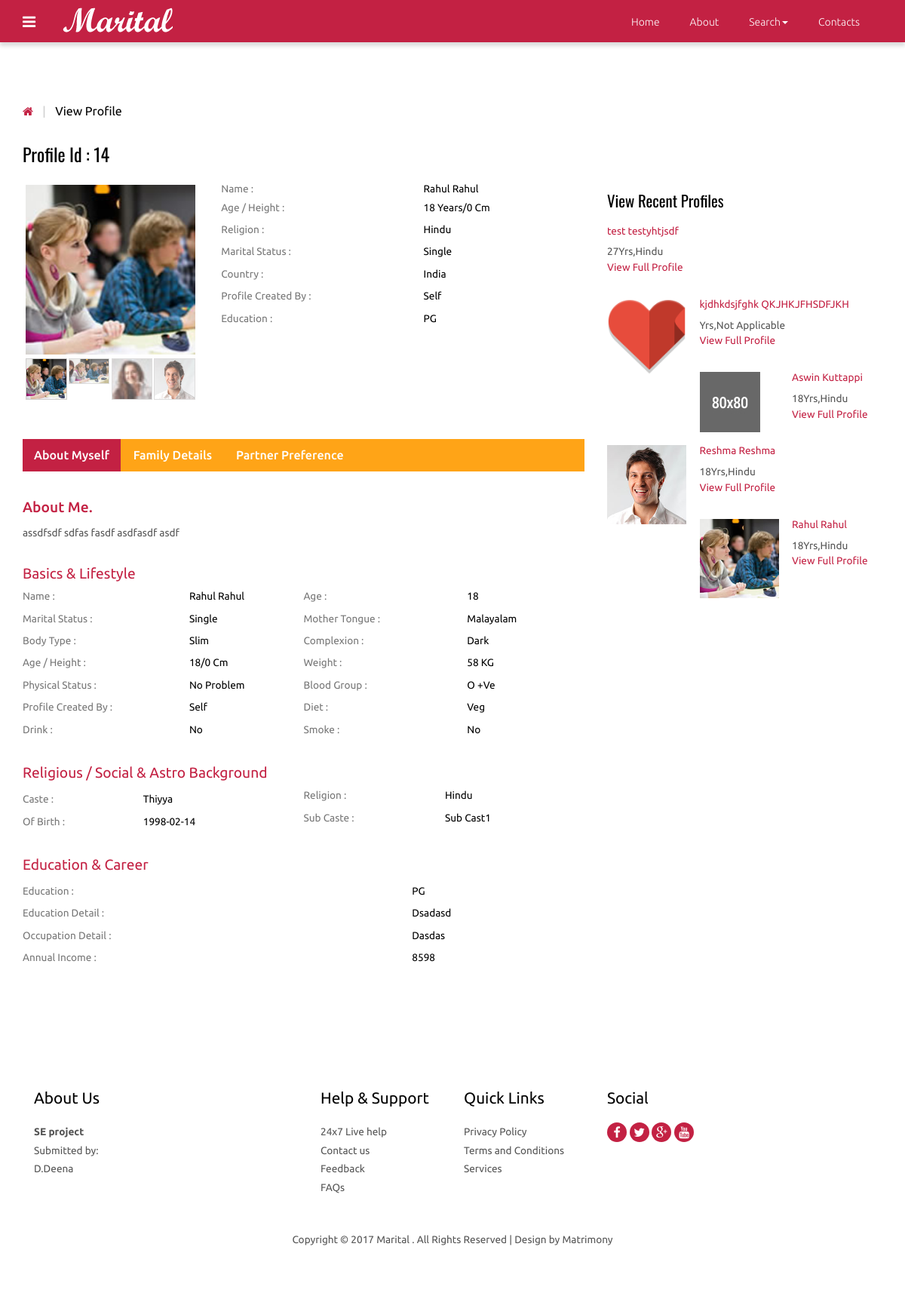
/view_profile.php?id=14, run on the app's committed database.
### tables this page shows
CREATE TABLE IF NOT EXISTS `photos` (
`id` int(10) NOT NULL,
  `cust_id` int(10) NOT NULL,
  `pic1` varchar(25) NOT NULL,
  `pic2` varchar(40) NOT NULL,
  `pic3` varchar(40) NOT NULL,
  `pic4` varchar(40) NOT NULL
);

CREATE TABLE IF NOT EXISTS `customer` (
`id` int(10) NOT NULL,
  `cust_id` int(5) NOT NULL,
  `email` varchar(60) NOT NULL,
  `age` varchar(10) NOT NULL,
  `height` int(10) NOT NULL,
  `sex` varchar(6) NOT NULL,
  `religion` varchar(20) NOT NULL,
  `caste` varchar(20) NOT NULL,
  `subcaste` varchar(20) NOT NULL,
  `district` varchar(20) NOT NULL,
  `state` varchar(20) NOT NULL,
  `country` varchar(10) NOT NULL,
  `maritalstatus` varchar(20) NOT NULL,
  `profilecreatedby` varchar(20) NOT NULL,
  `education` text NOT NULL,
  `education_sub` text NOT NULL,
  `firstname` text NOT NULL,
  `lastname` text NOT NULL,
  `body_type` text NOT NULL,
  `physical_status` text NOT NULL,
  `drink` varchar(8) NOT NULL,
  `mothertounge` text NOT NULL,
  `colour` varchar(20) NOT NULL,
  `weight` int(5) NOT NULL,
  `blood_group` varchar(5) NOT NULL,
  `diet` varchar(8) NOT NULL,
  `smoke` varchar(8) NOT NULL,
  `dateofbirth` date NOT NULL,
  `occupation` text NOT NULL,
  `occupation_descr` text NOT NULL,
  `annual_income` varchar(20) NOT NULL,
  `fathers_occupation` varchar(20) NOT NULL,
  `mothers_occupation` varchar(20) NOT NULL,
  `no_bro` int(5) NOT NULL,
  `no_sis` int(5) NOT NULL,
  `aboutme` text NOT NULL,
  `profilecreationdate` date NOT NULL
);

### functions.php (called while the page is built, shortened)
<?php
function mysqlexec($sql){
	$host="localhost";
	$username="root";
	$password="";
	$db_name="matrimony";
	$conn=mysqli_connect("$host", "$username", "$password")or die("cannot connect");
	mysqli_select_db($conn,"$db_name")or die("cannot select DB");
	if($result = mysqli_query($conn, $sql)){
		return $result;
	}
	else{
		echo mysqli_error($conn);
	}
}
?>

### view_profile.php (the view, shortened to what this page needs)
<?php include_once("functions.php"); ?>
<?php $id=$_GET['id'];
$profileid=$id;
$sql="SELECT * FROM customer WHERE cust_id = $id";
$result = mysqlexec($sql);
if($result){
$row=mysqli_fetch_assoc($result);
	$fname=$row['firstname'];
	$lname=$row['lastname'];
	$dob=$row['dateofbirth'];
	$religion=$row['religion'];
	$caste = $row['caste'];
	$subcaste=$row['subcaste'];
	$country = $row['country'];
	$age=$row['age'];
	$maritalstatus=$row['maritalstatus'];
	$profileby=$row['profilecreatedby'];
	$education=$row['education'];
	$edudescr=$row['education_sub'];
	$bodytype=$row['body_type'];
	$physicalstatus=$row['physical_status'];
	$drink=$row['drink'];
	$smoke=$row['smoke'];
	$mothertounge=$row['mothertounge'];
	$bloodgroup=$row['blood_group'];
	$weight=$row['weight'];
	$height=$row['height'];
	$colour=$row['colour'];
	$diet=$row['diet'];
	$occupationdescr=$row['occupation_descr'];
	$income=$row['annual_income'];
	$aboutme=$row['aboutme'];
	$pic1="";
$sql2="SELECT * FROM photos WHERE cust_id = $profileid";
$result2 = mysqlexec($sql2);
if($result2){
	$row2=mysqli_fetch_array($result2);
	$pic1=$row2['pic1'];
}
}else{
	echo "<script>alert(\"Invalid Profile ID\")</script>";
}
?>
<!DOCTYPE HTML>
<html>
<head>
<link href="css/bootstrap-3.1.1.min.css" rel='stylesheet' type='text/css' />
<link href="css/style.css" rel='stylesheet' type='text/css' />
<link href="css/font-awesome.css" rel="stylesheet">
</head>
<body>
 <?php include_once("includes/navigation.php");?>
<div class="grid_3">
  <div class="container">
   <div class="breadcrumb1">
     <ul>
        <a href="index.php"><i class="fa fa-home home_1"></i></a>
        <span class="divider">&nbsp;|&nbsp;</span>
        <li class="current-page">View Profile</li>
     </ul>
   </div>
   <div class="profile">
   	 <div class="col-md-8 profile_left">
   	 	<h2>Profile Id : <?php echo $profileid;?></h2>
   	 	<div class="col_3">
   	        <div class="col-sm-4 row_2">
				<div class="flexslider">
					 <ul class="slides">
						<li data-thumb="profile/<?php echo $profileid;?>/<?php echo $pic1;?>">
							<img src="profile/<?php echo $profileid;?>/<?php echo $pic1;?>" />
						</li>
					 </ul>
				  </div>
			</div>
			<div class="col-sm-8 row_1">
				<table class="table_working_hours">
		        	<tbody>
		        		<tr class="opened_1">
							<td class="day_label">Name :</td>
							<td class="day_value"><?php echo $fname . " " .$lname; ?></td>
						</tr><tr class="opened_1">
							<td class="day_label">Age / Height :</td>
							<td class="day_value"><?php echo $age . " Years"; ?>/<?php echo $height . " Cm";?> </td>
						</tr>
					  	<tr class="opened">
							<td class="day_label">Religion :</td>
							<td class="day_value"><?php echo $religion;?></td>
						</tr>
					    <tr class="opened">
							<td class="day_label">Marital Status :</td>
							<td class="day_value"><?php echo $maritalstatus;?></td>
						</tr>
					    <tr class="opened">
							<td class="day_label">Country :</td>
							<td class="day_value"><?php echo $country;?></td>
						</tr>
					    <tr class="closed">
							<td class="day_label">Profile Created by :</td>
							<td class="day_value closed"><span><?php echo $profileby;?></span></td>
						</tr>
					    <tr class="closed">
							<td class="day_label">Education :</td>
							<td class="day_value closed"><span><?php echo $education;?></span></td>
						</tr>
				    </tbody>
				</table>
				</div>
			<div class="clearfix"> </div>
		</div>
		<div class="col_4">
		    <div class="bs-example bs-example-tabs" role="tabpanel" data-example-id="togglable-tabs">
			   <ul id="myTab" class="nav nav-tabs nav-tabs1" role="tablist">
				  <li role="presentation" class="active"><a href="#home" id="home-tab" role="tab" data-toggle="tab" aria-controls="home" aria-expanded="true">About Myself</a></li>
				  <li role="presentation"><a href="#profile" role="tab" id="profile-tab" data-toggle="tab" aria-controls="profile">Family Details</a></li>
				  <li role="presentation"><a href="#profile1" role="tab" id="profile-tab1" data-toggle="tab" aria-controls="profile1">Partner Preference</a></li>
			   </ul>
			   <div id="myTabContent" class="tab-content">
				  <div role="tabpanel" class="tab-pane fade in active" id="home" aria-labelledby="home-tab">
				    <div class="tab_box">
				    	<h1>About Me.</h1>
				    	<p><?php echo $aboutme; ?></p>
				    </div>
				    <div class="basic_1">
				    	<h3>Basics &amp; Lifestyle</h3>
				    	<div class="col-md-6 basic_1-left">
				    	  <table class="table_working_hours">
				        	<tbody>
				        		<tr class="opened_1">
									<td class="day_label">Name :</td>
									<td class="day_value"><?php echo $fname . " " .$lname; ?></td>
								</tr>
							    <tr class="opened">
									<td class="day_label">Marital Status :</td>
									<td class="day_value"><?php echo $maritalstatus;?></td>
								</tr>
							    <tr class="opened">
									<td class="day_label">Body Type :</td>
									<td class="day_value"><?php echo $bodytype;?></td>
								</tr>
							    <tr class="opened">
									<td class="day_label">Age / Height :</td>
									<td class="day_value"><?php echo $age; ?>/<?php echo $height;?> cm</td>
								</tr>
							    <tr class="opened">
									<td class="day_label">Physical Status :</td>
									<td class="day_value closed"><span><?php echo $physicalstatus;?></span></td>
								</tr>
							    <tr class="opened">
									<td class="day_label">Profile Created by :</td>
									<td class="day_value closed"><span><?php echo $profileby;?></span></td>
								</tr>
								<tr class="opened">
									<td class="day_label">Drink :</td>
									<td class="day_value closed"><span><?php echo $drink;?></span></td>
								</tr>
						    </tbody>
				          </table>
				         </div>
				         <div class="col-md-6 basic_1-left">
				          <table class="table_working_hours">
				        	<tbody>
				        		<tr class="opened_1">
									<td class="day_label">Age :</td>
									<td class="day_value"><?php echo $age;?></td>
								</tr>
							    <tr class="opened">
									<td class="day_label">Mother Tongue :</td>
									<td class="day_value"><?php echo $mothertounge;?></td>
								</tr>
							    <tr class="opened">
									<td class="day_label">Complexion :</td>
									<td class="day_value"><?php echo $colour;?></td>
								</tr>
							    <tr class="opened">
									<td class="day_label">Weight :</td>
									<td class="day_value"><?php echo $weight;?> KG</td>
								</tr>
							    <tr class="opened">
									<td class="day_label">Blood Group :</td>
									<td class="day_value"><?php echo $bloodgroup;?></td>
								</tr>
							    <tr class="closed">
									<td class="day_label">Diet :</td>
									<td class="day_value closed"><span><?php echo $diet;?></span></td>
								</tr>
							    <tr class="closed">
									<td class="day_label">Smoke :</td>
									<td class="day_value closed"><span><?php echo $smoke;?></span></td>
								</tr>
						    </tbody>
				        </table>
				        </div>
				        <div class="clearfix"> </div>
				    </div>
				    <div class="basic_1">
				    	<h3>Religious / Social & Astro Background</h3>
				    	<div class="col-md-6 basic_1-left">
				    	  <table class="table_working_hours">
				        	<tbody>
				        		<tr class="opened">
									<td class="day_label">Caste :</td>
									<td class="day_value"><?php echo $caste;?></td>
								</tr>
							    <tr class="opened">
									<td class="day_label">
 of Birth :</td>
									<td class="day_value closed"><span><?php echo $dob;?></span></td>
								</tr>
							</tbody>
				          </table>
				         </div>
				         <div class="col-md-6 basic_1-left">
				          <table class="table_working_hours">
				        	<tbody>
				        		<tr class="opened_1">
									<td class="day_label">Religion :</td>
									<td class="day_value"><?php echo $religion;?></td>
								</tr>
							    <tr class="opened">
									<td class="day_label">Sub Caste :</td>
									<td class="day_value"><?php echo $subcaste;?></td>
								</tr>
							</tbody>
				        </table>
				        </div>
				        <div class="clearfix"> </div>
				    </div>
				    <div class="basic_1 basic_2">
				    	<h3>Education & Career</h3>
				    	<div class="basic_1-left">
				    	  <table class="table_working_hours">
				        	<tbody>
				        		<tr class="opened">
									<td class="day_label">Education   :</td>
									<td class="day_value"><?php echo $education;?></td>
								</tr>
				        		<tr class="opened">
									<td class="day_label">Education Detail :</td>
									<td class="day_value"><?php echo $edudescr;?></td>
								</tr>
							    <tr class="opened">
									<td class="day_label">Occupation Detail :</td>
									<td class="day_value closed"><span><?php echo $occupationdescr;?></span></td>
								</tr>
							    <tr class="opened">
									<td class="day_label">Annual Income :</td>
									<td class="day_value closed"><span><?php echo $income;?></span></td>
								</tr>
							 </tbody>
				          </table>
				         </div>
				    </div>
				  </div>
		     </div>
		  </div>
	   </div>
   	 </div>
     <div class="col-md-4 profile_right">
        <div class="view_profile view_profile2">
        	<h3>View Recent Profiles</h3>
    <?php
     $sql="SELECT * FROM customer ORDER BY profilecreationdate ASC";
      $result=mysqlexec($sql);
      while($row=mysqli_fetch_assoc($result)){
            $profid=$row['cust_id'];
          $sql="SELECT * FROM photos WHERE cust_id=$profid";
          $result2=mysqlexec($sql);
          $photo=mysqli_fetch_assoc($result2);
          $pic=$photo['pic1'];
          echo "<ul class=\"profile_item\">";
            echo"<a href=\"view_profile.php?id={$profid}\">";
              echo "<li class=\"profile_item-img\"><img src=\"profile/". $profid."/".$pic ."\"" . "class=\"img-responsive\" alt=\"\"/></li>";
               echo "<li class=\"profile_item-desc\">";
                  echo "<h4>" . $row['firstname'] . " " . $row['lastname'] . "</h4>";
                  echo "<p>" . $row['age']. "Yrs," . $row['religion'] . "</p>";
                  echo "<h5>" . "View Full Profile" . "</h5>";
               echo "</li>";
      echo "</a>";
      echo "</ul>";
      }
     ?>
</div>
        </div>
       <div class="clearfix"> </div>
    </div>
  </div>
</div>
<?php include_once("footer.php");?>
<link rel="stylesheet" href="css/flexslider.css" type="text/css" media="screen" />
</body>
</html>

### css/style.css (style rules this page uses)
h4, h5, h6, h1, h2, h3 { margin-top: 0; }
ul, ol { margin: 0; }
p { margin: 0; }
html, body { font-family: 'Ubuntu', sans-serif; font-size: 100%; background:#fff; }
body a { transition:0.5s all; -webkit-transition:0.5s all; -moz-transition:0.5s all; -o-transition:0.5s all; -ms-transition:0.5s all; }
.nav-tabs > li > a, .nav-tabs > li > a:hover, .nav-tabs > li > a:focus, .nav-tabs > li.active > a, .nav-tabs > li.active > a:hover, .nav-tabs > li.active > a:focus { border: none; border-radius: 0; }
.breadcrumb1 { margin-bottom:2em; }
.breadcrumb1 ul { padding:0; margin:0; list-style:none; }
.breadcrumb1 li { position: relative; margin-right: 10px; padding-right: 10px; display: inline-block; color:#000; font-size:1em; }
i.home_1 { color:#c32143; font-size:15px; }
span.divider { padding: 0 5px; color: #ccc; }
.col-md-8.profile_left { padding-left: 0; }
.col-sm-4.row_2 { padding-left: 0; }
.profile_left h2 { color:#000; font-size:1.5em; margin-bottom:1em; font-family: 'Oswald', sans-serif; }
table.table_working_hours { width: 100%; }
.table_working_hours tr { border: 0; }
td.day_label { color: #777; padding:5px 0; }
.table_working_hours tr { color: #000; font-size: 0.85em; text-transform: capitalize; }
.table_working_hours tr.opened_1 td { padding: 0 0 5px; }
.col_3 { margin-bottom:3em; }
.nav-tabs1 { display: inline-block; border-bottom: none; font-weight: 500; background-color:#ffa417; width: 100%; padding: 0; margin-bottom: 2em; }
.nav-tabs1>li.active>a, .nav-tabs1>li.active>a:focus, .nav-tabs1>li.active>a:hover { color: #fff; background-color:#c32143; border:none; }
.nav-tabs1>li { margin-bottom:0; }
a#profile-tab, a#home-tab, a#profile-tab1 { color: #fff; }
.grid_3 { padding:5em 0; }
.tab_box { margin-bottom: 2em; }
.tab_box h1 { color:#c32143; font-size:1.2em; }
.tab_box p { color:#555; font-size:0.85em; line-height:1.8em; }
.basic_1-left { padding-left:0; }
.basic_1 { margin-bottom: 2em; }
.basic_1 h3 { color: #c32143; font-size: 1.2em; }
.basic_2 { margin-bottom:0; }
ul.profile_item { padding:0; margin:0 0 1.5em 0; list-style:none; }
ul.profile_item li.profile_item-img { width:30%; float:left; margin-right: 5%; }
.view_profile h3 { font-size:1.3em; color:#000; margin-bottom: 1em; font-family: 'Oswald', sans-serif; }
ul.profile_item li.profile_item-desc h4, ul.profile_item li.profile_item-desc h5 { color:#c32143; font-size:0.85em; }
ul.profile_item li.profile_item-desc { overflow:hidden; }
ul.profile_item li.profile_item-desc p { color:#555; font-size:0.85em; line-height:1.5em; margin-bottom: 3px; }
.view_profile2 { margin:4em 0 0 0; }
ul { padding: 0; list-style: none; }
.headings h1, h2,h3,h4,h5,h6 { font-weight:400; }

### css/flexslider.css (style rules this page uses)
.slides, .slides > li, .flex-control-nav, .flex-direction-nav { margin: 0; padding: 0; list-style: none; }
.flexslider { margin: 0; padding: 0; }
.flexslider .slides > li { display: none; -webkit-backface-visibility: hidden; }
.flexslider .slides img { width: 100%; display: block; }
.flexslider .slides:after { content: "\0020"; display: block; clear: both; visibility: hidden; line-height: 0; height: 0; }
.flexslider { background: #ffffff; border: 4px solid #ffffff; position: relative; zoom: 1; }
.flexslider .slides { zoom: 1; }
.flexslider .slides img { height: auto; }

### data on the page
photos: pic1 (picture)
customer: firstname "Rahul", lastname "Rahul", age "18", height "0", religion "Hindu", maritalstatus "Single", country "India", profilecreatedby "Self", education "PG", aboutme "assdfsdf sdfas fasdf asdfasdf asdf", body_type "Slim", physical_status "No Problem", drink "No", mothertounge "Malayalam", colour "Dark", weight "58", blood_group "O +ve", diet "Veg", smoke "No", caste "Thiyya", dateofbirth "1998-02-14", subcaste "Sub Cast1", education_sub "Dsadasd", occupation_descr "Dasdas", annual_income "8598", photos.pic1 (picture)
customer: firstname "test", lastname "testyhtjsdf", age "27", religion "Hindu"
customer: photos.pic1 (picture), firstname "kjdhkdsjfghk", lastname "QKJHKJFHSDFJKH", religion "Not Applicable"
customer: photos.pic1 (picture), firstname "Aswin", lastname "Kuttappi", age "18", religion "Hindu"
customer: photos.pic1 (picture), firstname "Reshma", lastname "Reshma", age "18", religion "Hindu"

### other printed values
$profileid "14"
